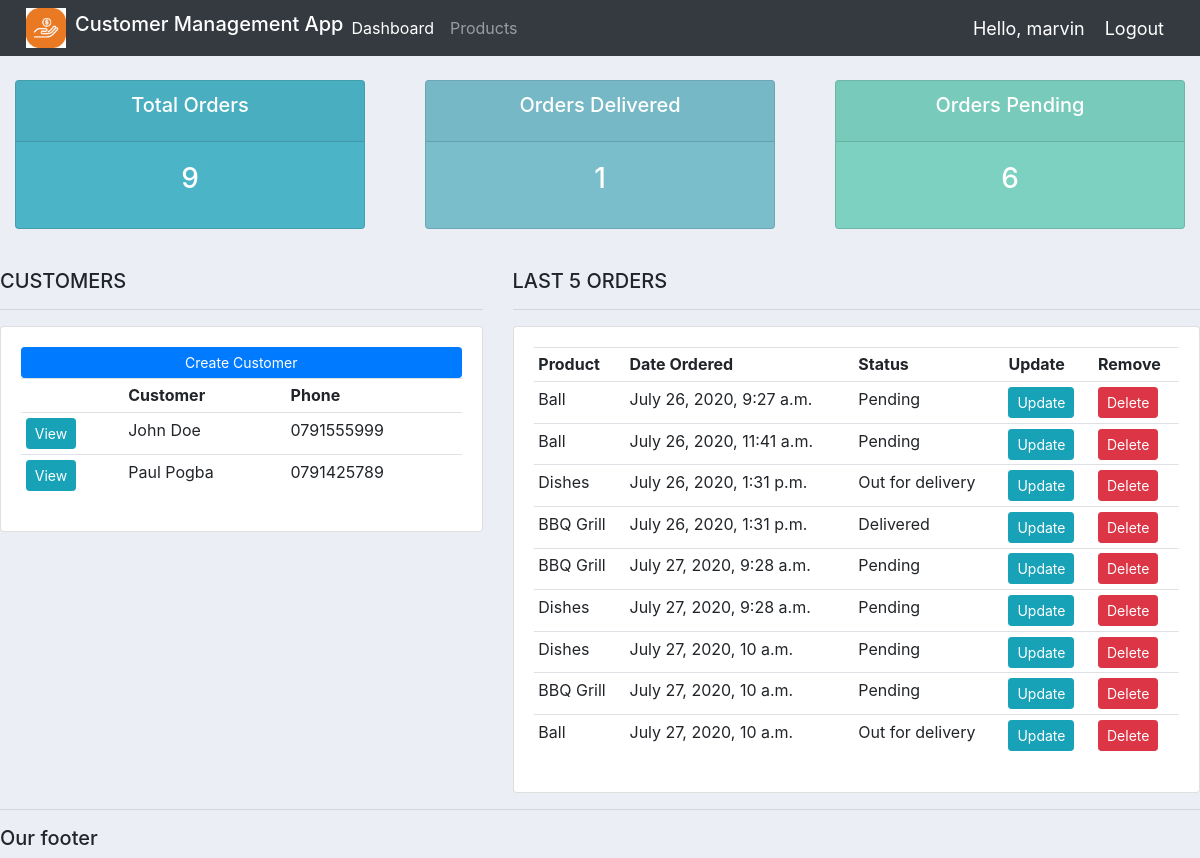
The app's page / (signed in) with its own data.
### accounts/models.py (models this page shows, shortened)
class Customer(models.Model):
    name = models.CharField(max_length=200, null=True)
    phone = models.CharField(max_length=200, null=True)
    email = models.CharField(max_length=200, null=True)
    date_created = models.DateTimeField(auto_now_add=True)

class Order(models.Model):
    STATUS = (
        ('Pending', 'Pending'),
        ('Out for delivery', 'Out for delivery'),
        ('Delivered', 'Delivered'),
        )
    customer = models.ForeignKey(Customer, null=True, on_delete= models.SET_NULL)
    product  = models.ForeignKey(Product, null=True, on_delete= models.SET_NULL)
    date_created = models.DateTimeField(auto_now_add=True)
    status = models.CharField(max_length=200, null=True, choices=STATUS)
    note = models.CharField(max_length=200, null=True)

class Product(models.Model):
    CATEGORY = (
        ('Indoor', 'Indoor'),
        ('Out Door', 'Out Door')
        )
    name = models.CharField(max_length=200, null=True)
    price = models.FloatField(null=True)
    category = models.CharField(max_length=200, null=True, choices=CATEGORY)
    description = models.CharField(max_length=200, null=True, blank=True)
    date_created = models.DateTimeField(auto_now_add=True)
    tags = models.ManyToManyField(Tag)
    def __str__(self):
           return self.name

### accounts/views.py (the view)
# urls.py: path('', views.home, name="home"),
@login_required(login_url='login')
def home(request):
    orders = Order.objects.all()
    customers = Customer.objects.all()
    total_customers = customers.count()
    total_orders = orders.count()
    delivered = orders.filter(status='Delivered').count()
    pending = orders.filter(status='Pending').count()
    context = {'orders':orders, 'customers':customers,'total_orders':total_orders,'delivered':delivered,'pending':pending}
    return render(request, 'accounts/dashboard.html', context)

### accounts/templates/accounts/dashboard.html
{% extends 'accounts/main.html' %}
{% block content %}
{% include 'accounts/status.html' %}
<br>
<div class="row">
    <div class="col-md-5">
        <h5>CUSTOMERS</h5>
        <hr>
        <div class="card card-body">
            <a class="btn btn-primary btn-sm btn-blac" href="">
                Create Customer
            </a>
            <table class="table table-sm">
                <tr>
                    <th></th>
                    <th>Customer</th>
                    <th>Phone</th>
                </tr>
                {% for customer in customers %}
                <tr>
                    <td><a class="btn btn-sm btn-info" href="{% url 'customer' customer.id %}">View</a></td>
                    <td>{{customer.name}}</td>
                    <td>{{customer.phone}}</td>
                </tr>
                {% endfor %}
            </table>
        </div>
    </div>
    <div class="col-md-7">
        <h5>LAST 5 ORDERS</h5>
        <hr>
        <div class="card card-body">
            <table class="table table-sm">
                <tr>
                    <th>Product</th>
                    <th>Date Ordered</th>
                    <th>Status</th>
                    <th>Update</th>
                    <th>Remove</th>
                 </tr>
                {% for order in orders %}
                <tr>
                    <td>{{order.product}}</td>
                    <td>{{order.date_created}}</td>
                    <td>{{order.status}}</td>
                    <td><a class="btn btn-sm btn-info" href="{% url 'update_order' order.id %}">Update</a></td>
                    <td><a class="btn btn-sm btn-danger" href="{% url 'delete_order' order.id %}">Delete</a></td>
                </tr>
                {% endfor %}
            </table>
        </div>
    </div>
</div>
{% endblock %}

### accounts/templates/accounts/main.html (shortened to what this page needs)
{% load static %}
<!DOCTYPE html>
<html lang="en">
<head>
    <link rel="stylesheet" href="https://stackpath.bootstrapcdn.com/bootstrap/4.3.1/css/bootstrap.min.css">
    <link rel="stylesheet" type="text/css" href="{% static '/css/main.css' %}">
</head>
<body>
{% include 'accounts/navbar.html' %}
    {% block content %}
    {% endblock %}
    <hr>
    <h5>Our footer</h5>
</body>
</html>

### accounts/templates/accounts/navbar.html (shortened to what this page needs)
{% load static %}
<nav class="navbar navbar-expand-lg navbar-dark bg-dark">
    <img src="{% static 'images/logo.png' %}" style="height: 40px;margin-left: 10px">&nbsp;&nbsp;<h5 class="text-white"> Customer Management App</h5>
    <div class="collapse navbar-collapse" id="navbarNav">
        <ul class="navbar-nav">
            <li class="nav-item active">
                <a class="nav-link" href="{% url 'home' %}">Dashboard </a>
            </li>
            <li class="nav-item">
                <a class="nav-link" href="{% url 'products' %}">Products</a>
            </li>
        </ul>
    </div>
    <span class="hello-msg">Hello, {{request.user}}</span>
    <span><a class="hello-msg" href="{% url 'logout' %}">Logout</a></span>
</nav>

### accounts/templates/accounts/status.html
<br>
<div class="row">
    <div class="col">
        <div class="col-md">
            <div class="card text-center text-white mb-3" id="total-orders">
                <div class="card-header">
                    <h5 class="card-title">Total Orders</h5>
                </div>
                <div class="card-body">
                    <h3 class="card-title">{{total_orders}}</h3>
                </div>
            </div>
        </div>
    </div>
    <div class="col">
        <div class="col-md">
            <div class="card text-center text-white mb-3" id="orders-delivered">
                <div class="card-header">
                    <h5 class="card-title">Orders Delivered</h5>
                </div>
                <div class="card-body">
                    <h3 class="card-title">{{delivered}}</h3>
                </div>
            </div>
        </div>
    </div>
    <div class="col">
        <div class="col-md">
            <div class="card text-center text-white mb-3" id="orders-pending">
                <div class="card-header">
                    <h5 class="card-title">Orders Pending</h5>
                </div>
                <div class="card-body">
                    <h3 class="card-title">{{pending}}</h3>
                </div>
            </div>
        </div>
    </div>
</div>

### static/css/main.css (style rules this page uses)
body { background-color: #ebeff5; }
#total-orders { background-color: #4cb4c7; }
#orders-delivered { background-color: #7abecc; }
#orders-pending { background-color: #7CD1C0; }

### accounts/templates/accounts/navbar.html (style rules this page uses)
.hello-msg { font-size: 18px; color: white; margin-right: 20px; }

### records on screen
Customer: name "John Doe", phone "0791555999"
Customer: name "Paul Pogba", phone "0791425789"
Order: product "Ball", date_created "July 26, 2020, 9:27 a.m.", status "Pending"
Order: product "Ball", date_created "July 26, 2020, 11:41 a.m.", status "Pending"
Order: product "Dishes", date_created "July 26, 2020, 1:31 p.m.", status "Out for delivery"
Order: product "BBQ Grill", date_created "July 26, 2020, 1:31 p.m.", status "Delivered"
Order: product "BBQ Grill", date_created "July 27, 2020, 9:28 a.m.", status "Pending"
Order: product "Dishes", date_created "July 27, 2020, 9:28 a.m.", status "Pending"
Order: product "Dishes", date_created "July 27, 2020, 10 a.m.", status "Pending"
Order: product "BBQ Grill", date_created "July 27, 2020, 10 a.m.", status "Pending"
Order: product "Ball", date_created "July 27, 2020, 10 a.m.", status "Out for delivery"

### other values on screen
{{ request.user }} "marvin"
{{ total_orders }} "9"
{{ delivered }} "1"
{{ pending }} "6"
